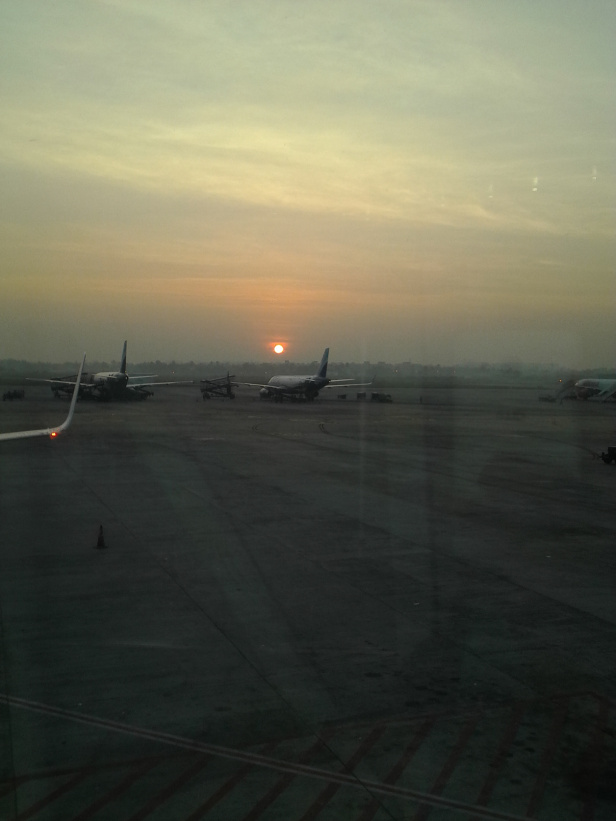
#> input picture BTL/images/aero.jpg, 616 x 821 px
$ python chapter1.py
#> lines starting #> are read from the running program, lines starting #| are printed output that depends on the picture
import cv2
import numpy as np
import matplotlib.pyplot as plt
    # Bước 1: Đọc ảnh màu
    # path = 'images/zebras.jpg'
    # path = 'images/bisons.jpg'
path = 'images/aero.jpg'
img = cv2.imread(path, cv2.IMREAD_COLOR)
#> img is the input picture: shape (821, 616, 3); mean B, G, R 80.1, 97, 96.6
    # Bước 2: Chuyển ảnh màu thành mảng
img_rgb = cv2.cvtColor(img, cv2.COLOR_BGR2RGB)  # Chuyển BGR sang RGB để sử dụng đúng kênh màu
    # Bước 3: Tính Gray = 0.299 x Red + 0.587 x Green + 0.114 x Blue
    # Tách kênh màu R, G, B từ ảnh
red = img_rgb[:, :, 0]
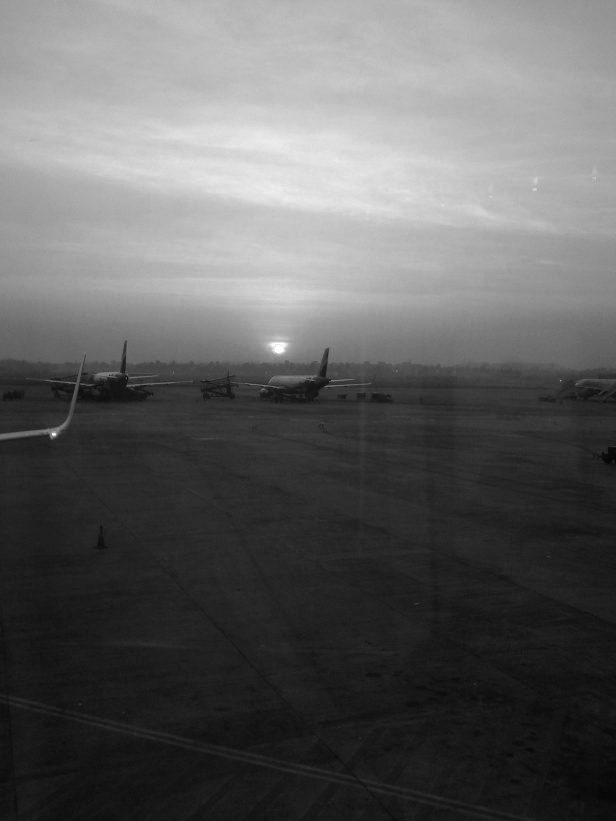
#> red: shape (821, 616); min 4, max 255, mean 96.6
green = img_rgb[:, :, 1]
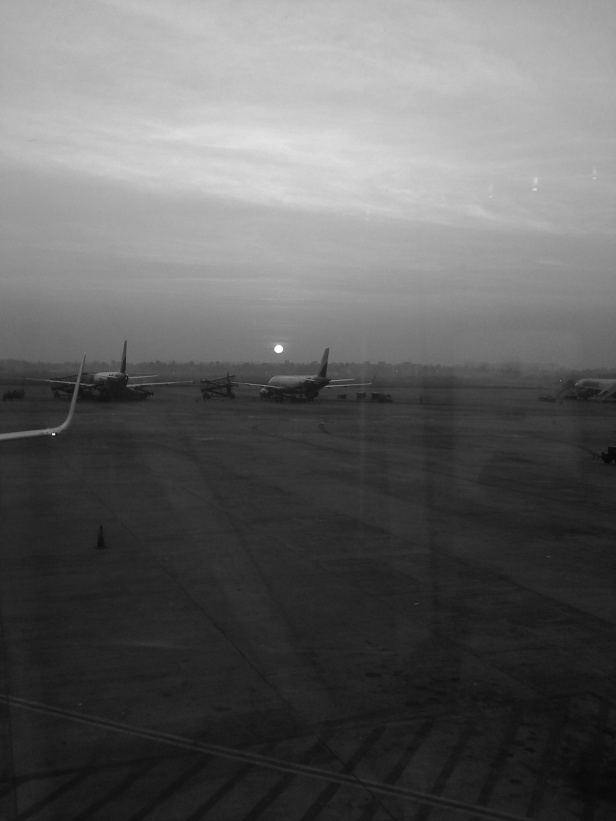
#> green: shape (821, 616); min 6, max 255, mean 97
blue = img_rgb[:, :, 2]
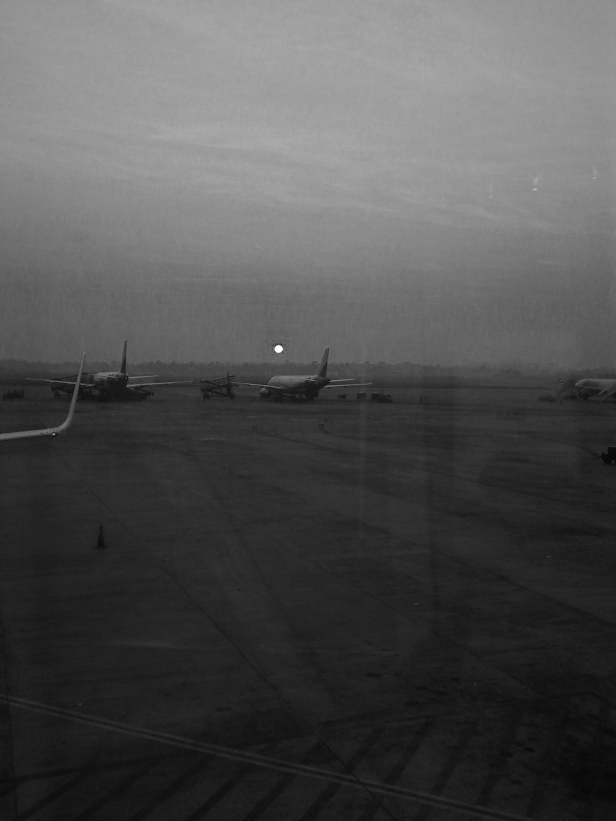
#> blue: shape (821, 616); min 5, max 255, mean 80.1
    # Tính giá trị Gray bằng công thức
gray_array = 0.299 * red + 0.587 * green + 0.114 * blue
    # Bước 4: Chuyển mảng Gray thành ảnh
gray_image = gray_array.astype(np.uint8)
# Hiển thị ảnh
fig = plt.figure(figsize=(12, 7)) # Tạo vùng tỷ lệ 12:7
(ax1, ax2) = fig.subplots(1,2) # Tạo 2 vùng vẽ con
image = cv2.imread(path,cv2.IMREAD_COLOR)
img_rgb = cv2.cvtColor(image, cv2.COLOR_BGR2RGB)
ax1.imshow(img_rgb, cmap='gray')
ax1.set_title("Ảnh gốc")
ax1.axis('off')
ax2.imshow(gray_image, cmap='gray')
ax2.set_title("Ảnh xám")
ax2.axis('off')
plt.show() # Hiển thị vùng vẽ
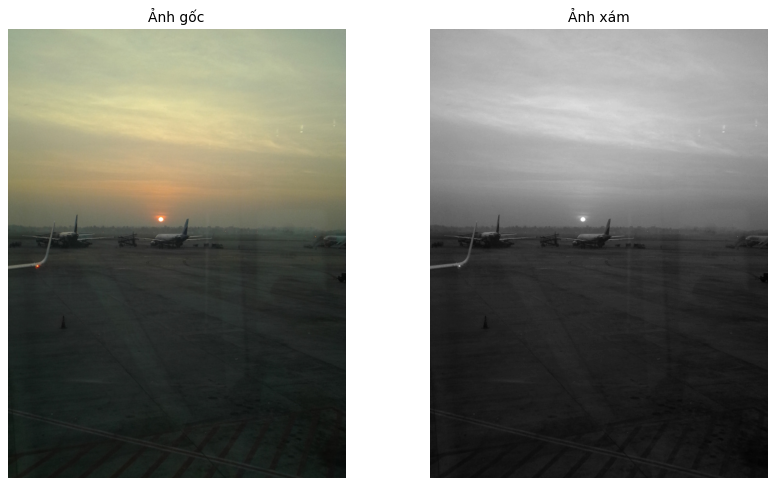
#> figure drawn by matplotlib, 2 panels

$ run again, with BTL/images/bisons.jpg copied over BTL/images/aero.jpg
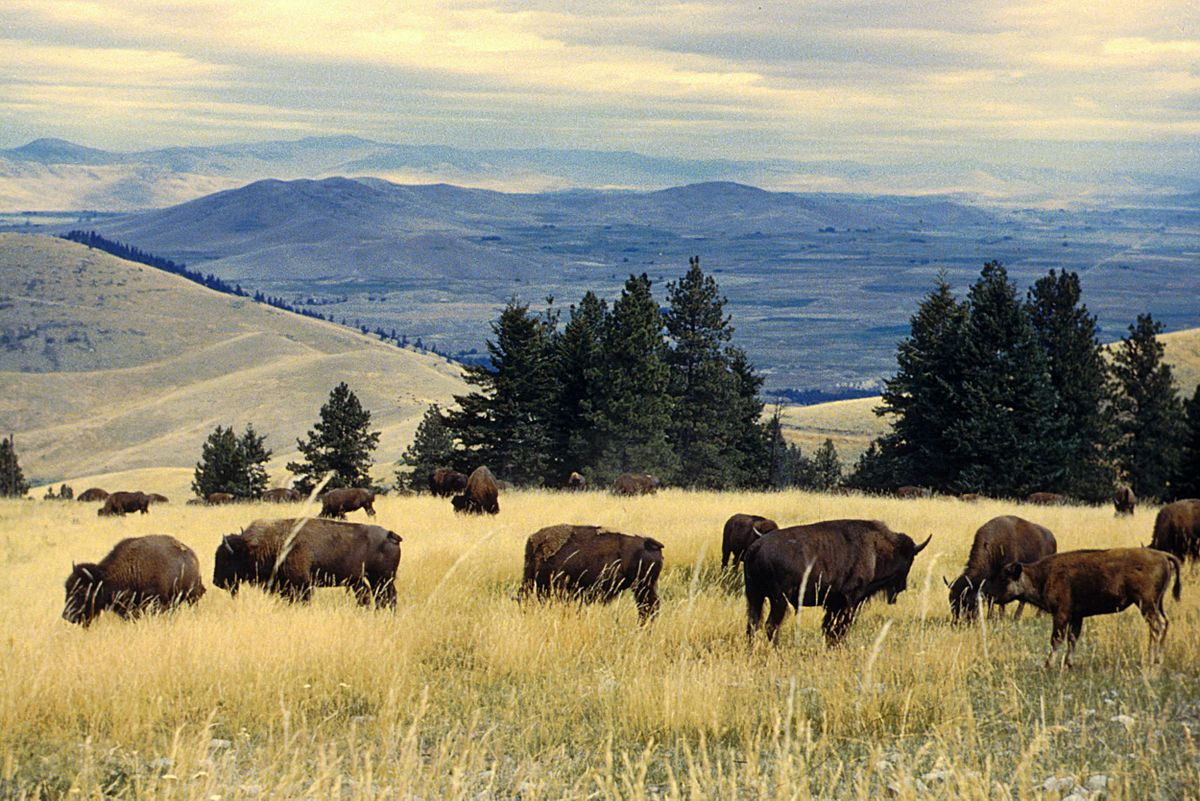
#> input picture BTL/images/bisons.jpg, 1200 x 801 px
#> img is the input picture: shape (801, 1200, 3); mean B, G, R 119.5, 141.9, 146.7
#> `blue = img_rgb[:, :, 2]`:
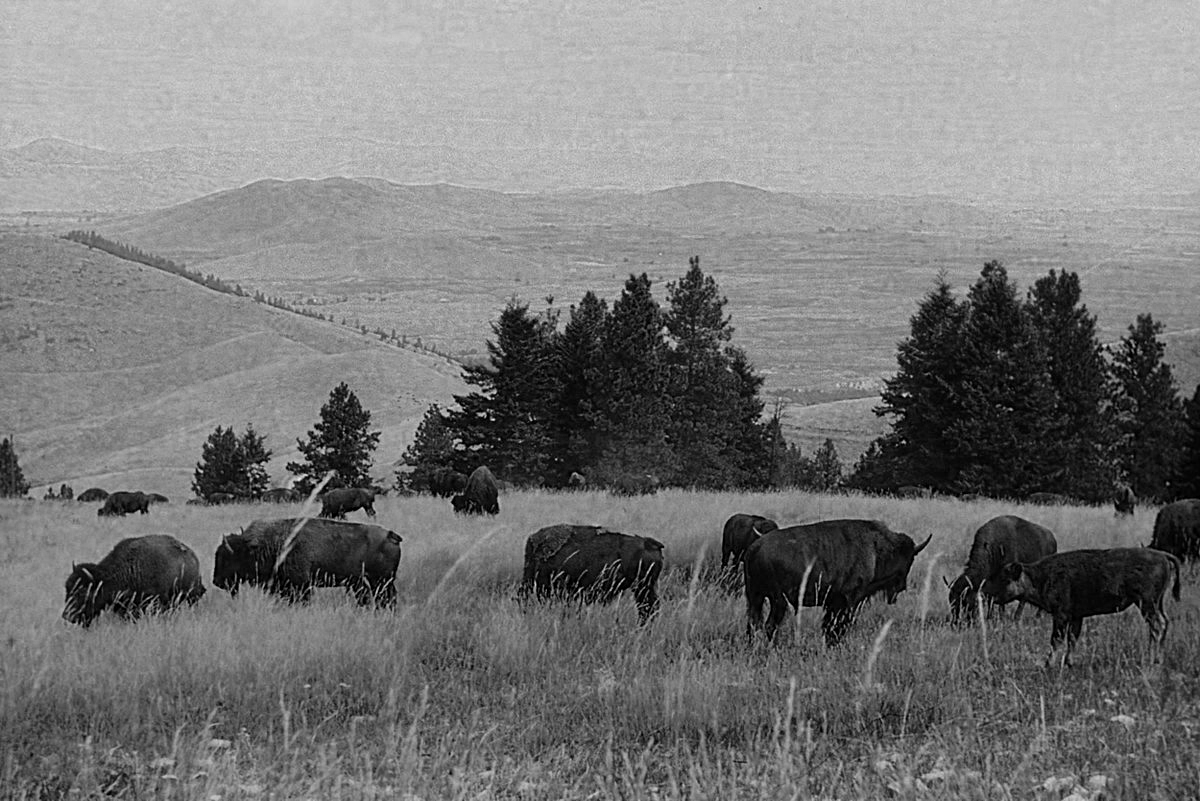
#> blue: shape (801, 1200); min 0, max 236, mean 119.5
#> `plt.show()`:
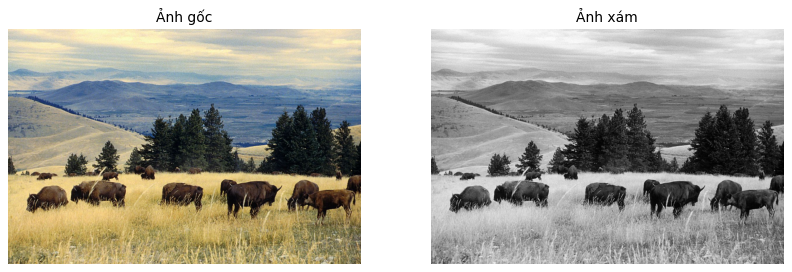
#> figure drawn by matplotlib, 2 panels
